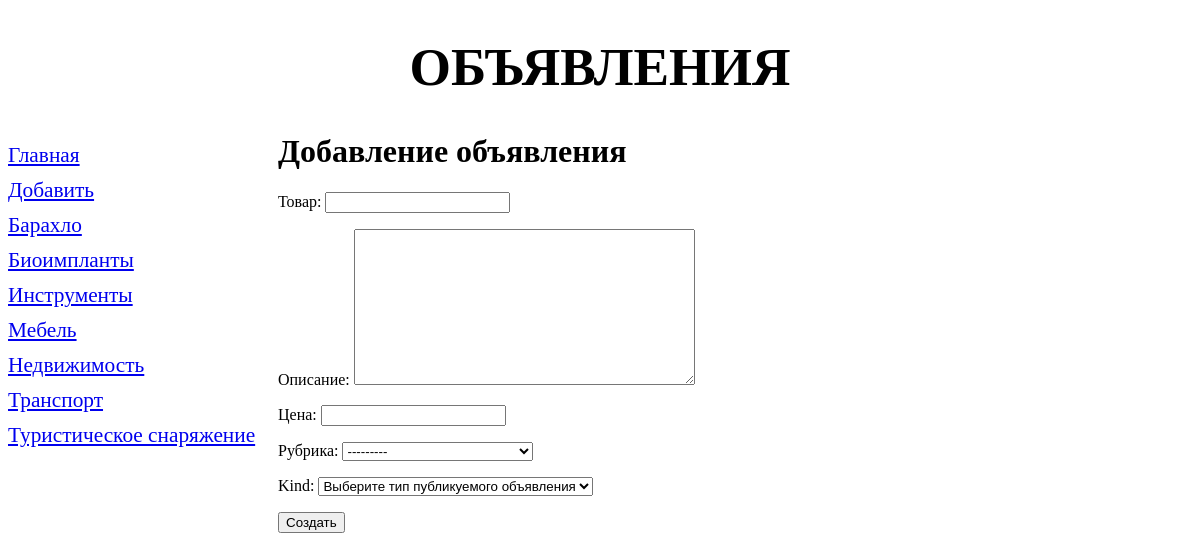
The page /bboard/add/ on the database as committed earlier.
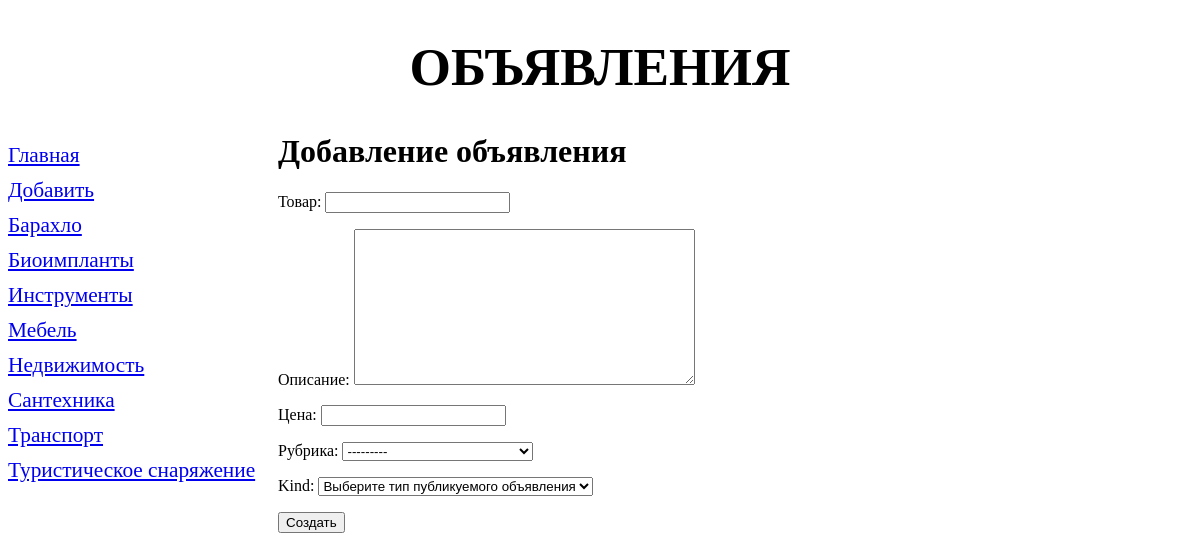
The same page on the database as committed later.
### bboard/models.py (models this page shows)
class Rubric (models .Model) :
    name = models.CharField(max_length=20, db_index=True,  verbose_name='Название рубрики')
    class Meta:
        verbose_name_plural = 'Рубрики'
        verbose_name = 'Рубрика'
        ordering = ['name']
    def __str__(self):
        return f"{self.name}"

### bboard/views.py (the view)
# urls.py: path('add/', BbCreateView.as_view(), name='add'),
class BbCreateView(CreateView):
    template_name = 'bboard/bb_create.html'
    form_class = BbForm
    success_url = '/bboard/'
    def get_context_data(self, **kwargs):
        context = super().get_context_data(**kwargs)
        context['rubrics'] = Rubric.objects.all()
        return context

### bboard/forms.py
class BbForm (ModelForm):
    class Meta:
        model = Bb
        fields = ('title', 'content', 'price', 'rubric', 'kind')

### bboard/templates/bboard/bb_create.html (shortened to what this page needs)
{% extends "layout/basic.html" %}
{% block content %}
<h1>{% if object %}
                        Изменение
                        {% else %}
                        Добавление
                        {% endif %} объявления</h1>
<form method="post">
    {{ form.as_p }}
    <button type="submit" class="btn btn-lg btn-block btn-outline-primary">
                        {% if object %}
                        Изменить
                        {% else %}
                        Создать
                        {% endif %}
</form>
{% endblock %}

### bboard/templates/layout/basic.html (shortened to what this page needs)
{% load static %}
<!DOCTYPE html>
<html>
<head>
    <link rel="stylesheet" type="text/css" href="{% static 'bboard/style.css' %}">
</head>
<body>
<header>
    <h1>Объявления</h1>
</header>
<nav>
    <a href="{% url 'index' %}">Главная</a>
    <a href="{% url 'add' %}">Добавить</a>
    {% for rubric in rubrics %}
    <a href="{% url 'by_rubric' rubric.pk %}">{{ rubric.name }}</a>
    {% endfor %}
</nav>
<main>
    {% block content %}
    {% endblock %}
</main>
</body>
</html>

Rows that differ between the two databases and show on the page:
added Rubric: name "Сантехника"
